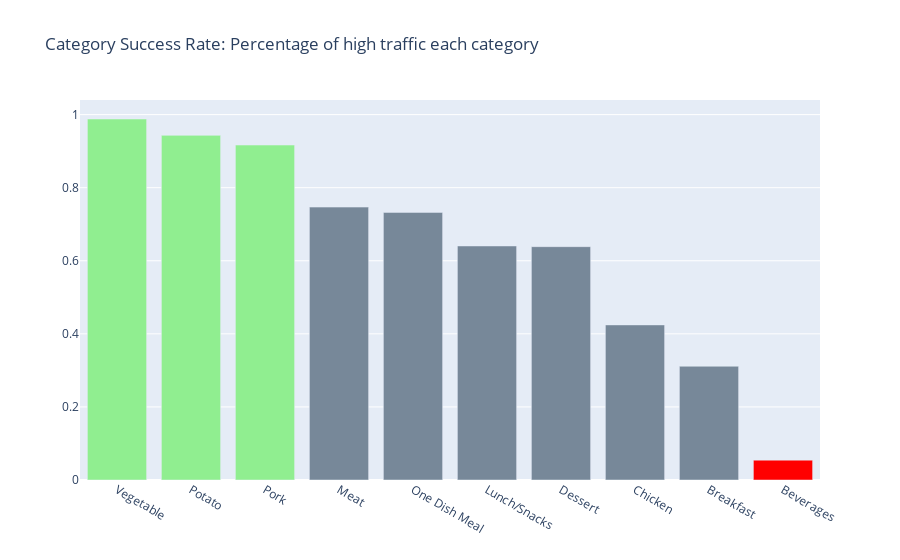

Here is the notebook cell this chart was saved with:
### Markdown cell above
### 3. Which categories are the most and least successful?
Ans: Most - Vegetable, potato, and pork; Least - Chicken, breakfast, and beverage.

See graph 2, a bar chart that shows the % of high traffic recipes of each category. Graph 3 is an auxiliary chart that examines this relationship by listing the counts of high traffic recipes in a category and the total recipe in that category. By successful, we define as (_# of high trafic recipes and the total / Total # of recipes in a specific category_). We call it category success rate.

We are reassured that **Potato, Vegetable, and Pork have fantastic performance**. More than 90% recipes of these categories are marked with high traffic (vegetables 99%, almost all!). **The three worst categories are Chicken, Breakfast, and Beverage**. Especially chicken and breakfast. These two are the only ones that published more than 100 individual recipes, but less than half are of high-traffic. Not to mention in beverages only 5 out of 92 are popular. We will examine these genres and figure out what happened.

### Code cell
#Graph 2: Bar plot. Which category has the most high-traffic by proportion?
df_cat_ratio = (df_high_count / df_count).sort_values(ascending=False)
df_cat_ratio = pd.concat([df_cat_ratio, df_high_count, df_count], axis=1)
df_cat_ratio.columns = ['ratio', 'high_count', 'total']

fig = go.Figure(data=[go.Bar(
    x=df_cat_ratio.index,
    y=df_cat_ratio['ratio'],
    marker_color=colors,
)])
fig.update_layout(title_text='Category Success Rate: Percentage of high traffic each category')
fig.show()

### Figure 1 — Plotly figure (JSON) as saved in the notebook; plotly's stock layout.template omitted (floating-point values rounded to 4 significant figures)
{"data": [{"marker": {"color": ["lightgreen", "lightgreen", "lightgreen", "lightslategray", "lightslategray", "lightslategray", "lightslategray", "lightslategray", "lightslategray", "red"]}, "x": ["Vegetable", "Potato", "Pork", "Meat", "One Dish Meal", "Lunch/Snacks", "Dessert", "Chicken", "Breakfast", "Beverages"], "y": [0.988, 0.9432, 0.9167, 0.7468, 0.7324, 0.6404, 0.6386, 0.4244, 0.3113, 0.05435], "type": "bar"}], "layout": {"title": {"text": "Category Success Rate: Percentage of high traffic each category"}}}
